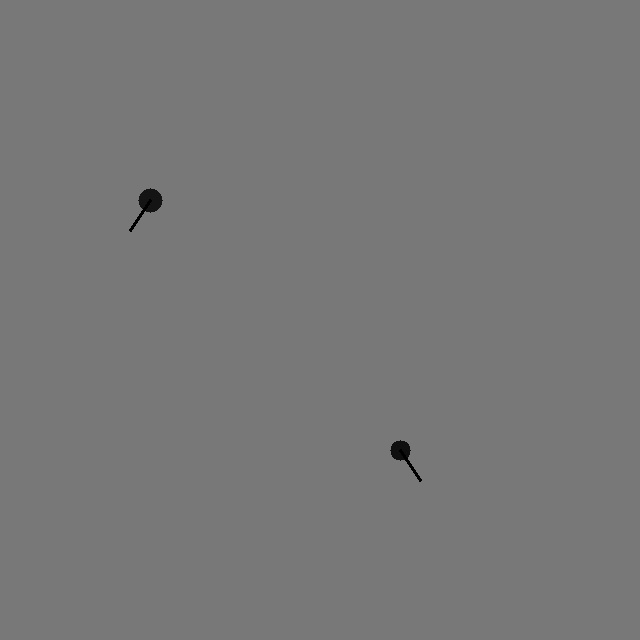
#> input picture tmp_frames/mock_trap_capture.jpg, 640 x 640 px
$ python -i rule_detector.py   (imports and definitions only)
#> lines starting #> are read from the running program, lines starting #| are printed output that depends on the picture; after the words box and inside, x2 and y2 are one past the last pixel; in counts of white or black regions, pixels touching at a corner belong together
"""Rules-based mosquito counter, used until a YOLO model is trained on mosquitoes.

It knows nothing about what a mosquito looks like, only the properties one has in
a trap photo: a small, elongated blob that stands out from the tube behind it.
Flies or debris with the same size and shape are counted too, so tune the limits
on real photos (see the __main__ block below).

With a `background` photo (the empty tube, sent by the device with each motion
event) only what is new in the frame is considered, which ignores the tube rim,
reflections and dust that are always there.
"""
import os
import sys

import cv2
import numpy as np
from dotenv import load_dotenv

RULES_VERSION = "rules-v2"
RING_WIDTH = 4                 # pixels around a blob checked for being plain surface
MAX_SIMILAR_RING_FRACTION = 0.25


class RuleBasedMosquitoDetector:
    def __init__(self, min_area=15, max_area=2500, min_elongation=1.5, min_contrast=40,
                 polarity="bright", background_size=41):
        if polarity not in ("bright", "dark"):
            raise ValueError(f"polarity must be 'bright' or 'dark', got {polarity!r}")
        self.min_area = min_area              # blob area in pixels of the 640x480 photo
        self.max_area = max_area
        self.min_elongation = min_elongation  # long side / short side of the blob
        self.min_contrast = min_contrast      # how much it differs (0-255) from what is behind it
        # bright: an LED-lit mosquito on a dark tube; dark: a mosquito on a light surface.
        self.polarity = polarity
        # Without a background photo, areas wider than this (shadows, the tube edge)
        # are treated as background.
        self.background_kernel = cv2.getStructuringElement(cv2.MORPH_ELLIPSE, (background_size, background_size))
        self.join_kernel = cv2.getStructuringElement(cv2.MORPH_ELLIPSE, (3, 3))
        self.ring_kernel = cv2.getStructuringElement(cv2.MORPH_ELLIPSE, (2 * RING_WIDTH + 1, 2 * RING_WIDTH + 1))

    @classmethod
    def from_env(cls):
        return cls(
            min_area=float(os.getenv("RULES_MIN_AREA", "15")),
            max_area=float(os.getenv("RULES_MAX_AREA", "2500")),
            min_elongation=float(os.getenv("RULES_MIN_ELONGATION", "1.5")),
            min_contrast=int(os.getenv("RULES_MIN_CONTRAST", "40")),
            polarity=os.getenv("RULES_POLARITY", "bright").strip().lower(),
        )

    def detect(self, image_path, background_path=None):
        """Return the bounding boxes (x, y, w, h) of mosquito-like blobs."""
#> called with image_path = '../tmp_frames/mock_trap_capture.jpg'
        gray = read_gray(image_path)
#> in read_gray, image is the input picture: shape (640, 640, 3); min 0, max 126, mean 119.8

        if background_path:
            background = read_gray(background_path)
            if background.shape != gray.shape:
                background = cv2.resize(background, (gray.shape[1], gray.shape[0]))
            # Cancel a small auto-exposure shift between the two photos.
            shift = int(np.median(gray)) - int(np.median(background))
            background = np.clip(background.astype(np.int16) + shift, 0, 255).astype(np.uint8)
            response = cv2.absdiff(gray, background)
        else:
            # Top-hat / black-hat keep only bright / dark details smaller than the
            # kernel, measured against their local surroundings.
            operation = cv2.MORPH_TOPHAT if self.polarity == "bright" else cv2.MORPH_BLACKHAT
            response = cv2.morphologyEx(gray, operation, self.background_kernel)

        mask = (response >= self.min_contrast).astype(np.uint8)
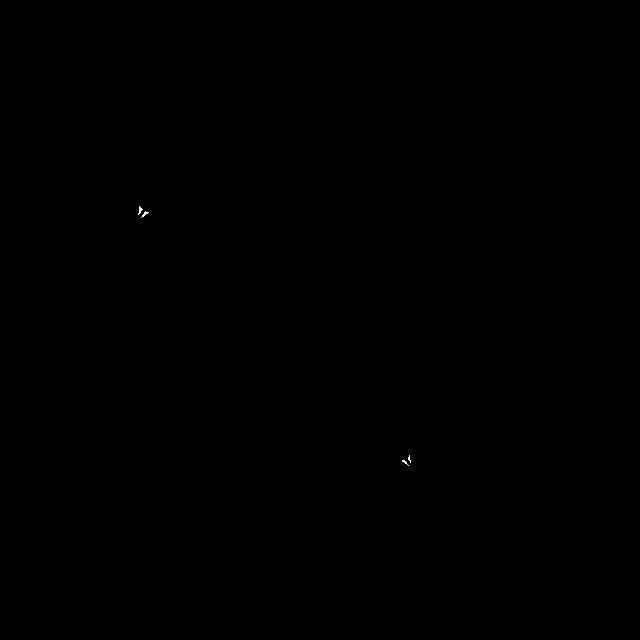
#> mask: shape (640, 640); values 0 (black) and 1 (white), 0.02% white in thin lines or dots, all inside (x1, y1, x2, y2) = (138, 206, 411, 466)
        # Strip 1-pixel lines (legs, antennae) so the shape test sees the body, then
        # reconnect body parts that thresholding split apart.
        mask = cv2.morphologyEx(mask, cv2.MORPH_OPEN, self.join_kernel)
#> mask: shape (640, 640); values 0 (black) and 1 (white), 0.01% white in thin lines or dots, all inside (x1, y1, x2, y2) = (139, 207, 407, 464)
        mask = cv2.morphologyEx(mask, cv2.MORPH_CLOSE, self.join_kernel)

        contours, _ = cv2.findContours(mask, cv2.RETR_EXTERNAL, cv2.CHAIN_APPROX_SIMPLE)
#> contours = 3 contours, all with area under 20
        boxes = []
        for contour in contours:
            area = cv2.contourArea(contour)
            if not self.min_area <= area <= self.max_area:
                continue
            (_, _), (side_a, side_b), _ = cv2.minAreaRect(contour)
            if max(side_a, side_b) / max(min(side_a, side_b), 1.0) < self.min_elongation:
                continue
            # A background photo already removed large areas; without one, the
            # corners of a large area look like small blobs and must be ruled out.
            if not background_path and not self.is_isolated(gray, contour):
                continue
            boxes.append(cv2.boundingRect(contour))
#> this loop made 3 passes
#> area on passes 2 to 3: 8, 7
#> (contour, area) on pass 1: ([[404, 460], [403, 461], [405, 463], [406, 462]], 4)
#> after the loop, boxes = []
        return boxes

    def count_mosquitoes(self, image_path, background_path=None):
        return len(self.detect(image_path, background_path))

    def is_isolated(self, gray, contour):
        """True if the blob sits on plain surface, not on the corner of a larger area like it."""
        x, y, w, h = cv2.boundingRect(contour)
        pad = RING_WIDTH + 1
        x0, y0 = max(x - pad, 0), max(y - pad, 0)
        x1, y1 = min(x + w + pad, gray.shape[1]), min(y + h + pad, gray.shape[0])

        blob = np.zeros((y1 - y0, x1 - x0), dtype=np.uint8)
        cv2.drawContours(blob, [contour], -1, 1, cv2.FILLED, offset=(-x0, -y0))
        ring = cv2.dilate(blob, self.ring_kernel) & (1 - blob)

        roi = gray[y0:y1, x0:x1]
        ring_pixels = roi[ring == 1].astype(np.int16)
        if ring_pixels.size == 0:
            return False
        blob_level = roi[blob == 1].mean()
        if self.polarity == "bright":
            similar = ring_pixels >= blob_level - self.min_contrast
        else:
            similar = ring_pixels <= blob_level + self.min_contrast
        # Legs are thin, so only a small part of a mosquito's surroundings looks like it.
        return similar.mean() <= MAX_SIMILAR_RING_FRACTION


def read_gray(image_path):
    image = cv2.imread(image_path)
    if image is None:
        raise ValueError(f"Could not decode image at location: {image_path}")
    return cv2.GaussianBlur(cv2.cvtColor(image, cv2.COLOR_BGR2GRAY), (3, 3), 0)


# [14 lines not run here, left out]

>>> result = RuleBasedMosquitoDetector().detect('../tmp_frames/mock_trap_capture.jpg')
#> result = []
